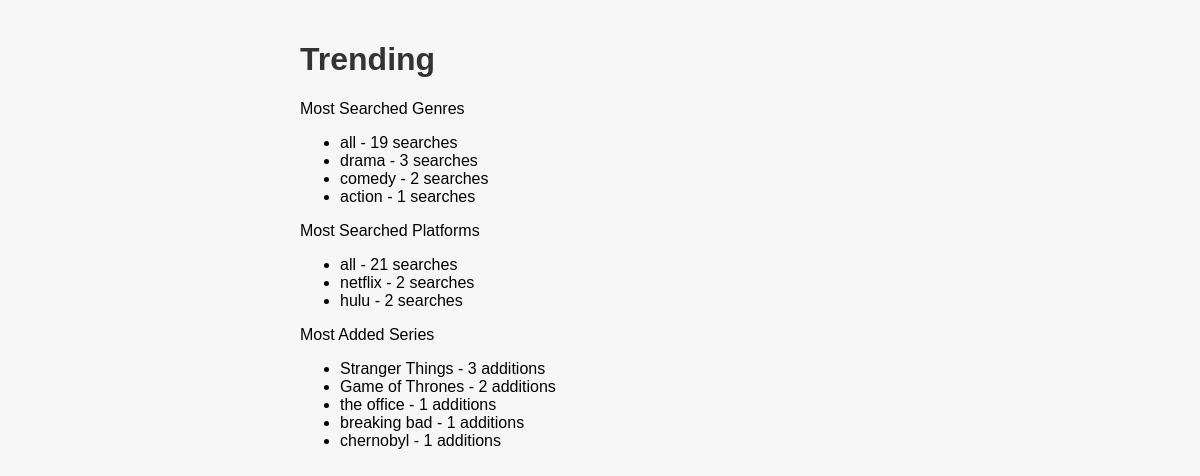
/trending, run on the app's committed database.
### tables this page shows
CREATE TABLE searches (
        id INTEGER PRIMARY KEY AUTOINCREMENT,
        user_id INTEGER,
        genre TEXT,
        platform TEXT,
        FOREIGN KEY (user_id) REFERENCES users (id)
    );

CREATE TABLE series
             (id INTEGER PRIMARY KEY AUTOINCREMENT,
              name TEXT NOT NULL,
              genre TEXT NOT NULL,
              platform TEXT NOT NULL);

### app.py (the view)
@app.route('/trending')
def trending():
    conn = sqlite3.connect('recommendations.db')
    cursor = conn.cursor()
    cursor.execute('SELECT genre, COUNT(*) as count FROM searches GROUP BY genre ORDER BY count DESC LIMIT 5')
    genre_data = cursor.fetchall()
    cursor.execute('SELECT platform, COUNT(*) as count FROM searches GROUP BY platform ORDER BY count DESC LIMIT 5')
    platform_data = cursor.fetchall()
    cursor.execute('SELECT series.id, series.name, series.genre, series.platform, COUNT(user_series2.series_id) as count FROM series LEFT JOIN user_series2 ON series.id = user_series2.series_id GROUP BY series.id ORDER BY count DESC LIMIT 5')
    series_data = cursor.fetchall()
    conn.close()
    return render_template('trending.html', genres=genre_data, platforms=platform_data, series=series_data)

### templates/trending.html (shortened to what this page needs)
<!DOCTYPE html>
<html>
<head>
    <link rel="stylesheet" type="text/css" href="{{ url_for('static', filename='style.css') }}">
</head>
<body>
  <div class="container">
    <h1>Trending</h1>
    <div class="card">
      <div class="card-header">
        Most Searched Genres
      </div>
      <div class="card-body">
        {% if genres %}
          <ul class="list-group">
            {% for genre, count in genres %}
              <li class="list-group-item">{{ genre }} - {{ count }} searches</li>
            {% endfor %}
          </ul>
        {% else %}
          <p>No genre data available.</p>
        {% endif %}
      </div>
    </div>
    <div class="card">
      <div class="card-header">
        Most Searched Platforms
      </div>
      <div class="card-body">
        {% if platforms %}
          <ul class="list-group">
            {% for platform, count in platforms %}
              <li class="list-group-item">{{ platform }} - {{ count }} searches</li>
            {% endfor %}
          </ul>
        {% else %}
          <p>No platform data available.</p>
        {% endif %}
      </div>
    </div>
    <div class="card">
      <div class="card-header">
        Most Added Series
      </div>
      <div class="card-body">
        {% if series %}
          <ul class="list-group">
            {% for series_item in series %}
              <li class="list-group-item">{{ series_item[1] }} - {{ series_item[4] }} additions</li>
            {% endfor %}
          </ul>
        {% else %}
          <p>No series data available.</p>
        {% endif %}
      </div>
    </div>
  </div>
</body>
</html>

### static/style.css (style rules this page uses)
body { font-family: Arial, sans-serif; margin: 0; padding: 0; background-color: #f7f7f7; }
.container { max-width: 600px; margin: 0 auto; padding: 20px; }
h1, h2 { color: #333; }

### data on the page
searches: genre "all", id "19"
searches: platform "all", id "21"
series: name "Stranger Things", series_item "3"
series: name "Game of Thrones", series_item "2"
series: name "the office", series_item "1"
series: name "breaking bad", series_item "1"
series: name "chernobyl", series_item "1"

### other printed values
{{ genre }} "drama" "comedy" "action"
{{ count }} "3" "2" "1"
{{ platform }} "netflix" "hulu"
{{ count }} "2" "2"
